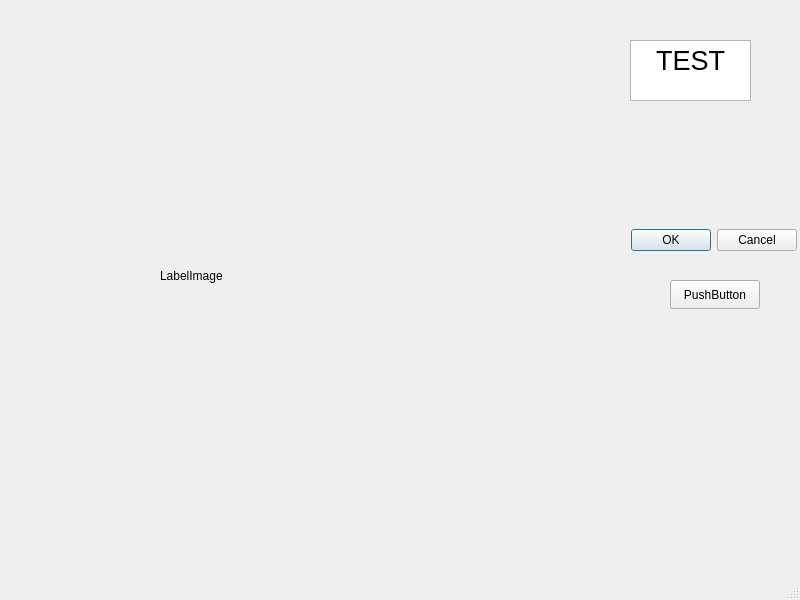
<?xml version="1.0" encoding="UTF-8"?>
<ui version="4.0">
 <class>MainWindow</class>
 <widget class="QMainWindow" name="MainWindow">
  <property name="geometry">
   <rect>
    <x>0</x>
    <y>0</y>
    <width>800</width>
    <height>600</height>
   </rect>
  </property>
  <property name="windowTitle">
   <string>MainWindow</string>
  </property>
  <widget class="QWidget" name="centralwidget">
   <widget class="QWidget" name="widget" native="true">
    <property name="geometry">
     <rect>
      <x>80</x>
      <y>20</y>
      <width>531</width>
      <height>491</height>
     </rect>
    </property>
    <widget class="QLabel" name="label">
     <property name="geometry">
      <rect>
       <x>80</x>
       <y>90</y>
       <width>291</width>
       <height>331</height>
      </rect>
     </property>
     <property name="text">
      <string>LabelImage</string>
     </property>
    </widget>
   </widget>
   <widget class="QDialogButtonBox" name="buttonBox">
    <property name="geometry">
     <rect>
      <x>630</x>
      <y>220</y>
      <width>167</width>
      <height>41</height>
     </rect>
    </property>
    <property name="standardButtons">
     <set>QDialogButtonBox::StandardButton::Cancel|QDialogButtonBox::StandardButton::Ok</set>
    </property>
   </widget>
   <widget class="QPushButton" name="pushButton">
    <property name="geometry">
     <rect>
      <x>670</x>
      <y>280</y>
      <width>90</width>
      <height>29</height>
     </rect>
    </property>
    <property name="text">
     <string>PushButton</string>
    </property>
   </widget>
   <widget class="QTextEdit" name="textEdit">
    <property name="geometry">
     <rect>
      <x>630</x>
      <y>40</y>
      <width>121</width>
      <height>61</height>
     </rect>
    </property>
    <property name="html">
     <string>&lt;!DOCTYPE HTML PUBLIC &quot;-//W3C//DTD HTML 4.0//EN&quot; &quot;http://www.w3.org/TR/REC-html40/strict.dtd&quot;&gt;
&lt;html&gt;&lt;head&gt;&lt;meta name=&quot;qrichtext&quot; content=&quot;1&quot; /&gt;&lt;meta charset=&quot;utf-8&quot; /&gt;&lt;style type=&quot;text/css&quot;&gt;
p, li { white-space: pre-wrap; }
hr { height: 1px; border-width: 0; }
li.unchecked::marker { content: &quot;\2610&quot;; }
li.checked::marker { content: &quot;\2612&quot;; }
&lt;/style&gt;&lt;/head&gt;&lt;body style=&quot; font-family:'Segoe UI'; font-size:9pt; font-weight:400; font-style:normal;&quot;&gt;
&lt;p align=&quot;center&quot; style=&quot; margin-top:0px; margin-bottom:0px; margin-left:0px; margin-right:0px; -qt-block-indent:0; text-indent:0px;&quot;&gt;&lt;span style=&quot; font-size:20pt;&quot;&gt;TEST&lt;/span&gt;&lt;/p&gt;&lt;/body&gt;&lt;/html&gt;</string>
    </property>
   </widget>
  </widget>
  <widget class="QStatusBar" name="statusbar"/>
 </widget>
 <resources/>
 <connections/>
</ui>
